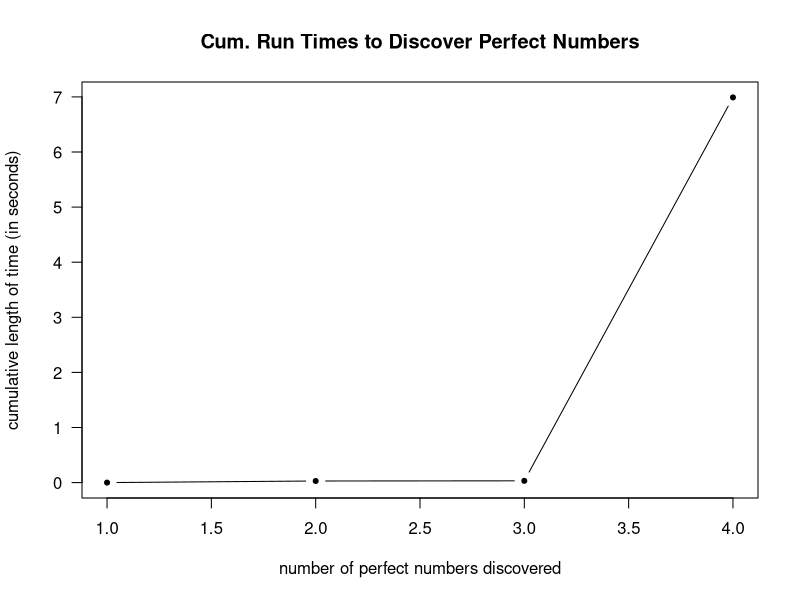

Write the R code that produced this figure.
## ---- chunk 1
knitr::opts_chunk$set(echo = TRUE)
## ---- chunk 2
class(state.name)
## ---- chunk 3
class(state.area)
## ---- chunk 4
class(state.region)
## ---- chunk 5
# Set the longest state name to be the first value in the vector 
longest_state <- state.name[1]

# For each value in the state.name vector, if the length of the state name is greater than 
# the longest state name determined, replace the longest state variable 
for(i in 1:length(state.name)){
  temp_length <- nchar(state.name[i])
  if(temp_length > nchar(longest_state)) longest_state <- state.name[i]
}

# Print result
paste("The longest state name is", longest_state,"and it is", nchar(longest_state), "characters long.", sep = " ")
## ---- chunk 6
# Create an empty vector to store areas that fulfull the requirement
new_states <- c()

# For each state name, if it contains the word New at the beginning, 
# store its name in the above vector by concatement 
for(i in 1:length(state.name)){
  if(substr(state.name[i], start = 1, stop = 3) == "New") 
    new_states <- c(new_states, i)
}

# Default area = 0
area <- 0

# For each state name in the vector, add its area to the aggregating variable 
for(i in 1:length(new_states)) area <- area + state.area[new_states[i]]

# Compute average 
avg_area <- area / length(new_states)

# Print result 
paste("The average area of the states which contain the word New at the start of the state name is", avg_area, "sq. miles.", sep = " ")
## ---- chunk 7
# Import knitr
library(knitr)

# Use kable() to print table of number of states per region in an aesthetic manner 
kable(table(state.region), caption="Number of States per Region")
## ---- chunk 8
# Create counter for number of perfect numbers to find
nums.perfect <- 2
count <- 0
iter <- 2

# Keep running until the designated number of perfect numbers is found
while(count < nums.perfect){
  
  # Set 1 to be the starting divisor 
  divisor <- 1
  
  # Fom 2 onwards, look for possible divisors of a number and add it to a vector if so
  # Stop when it approaches the number minus 1
  for(i in 2:(iter-1)){
    if(iter%%i==0) divisor <- c(divisor, i)
  } # end for loop
  
  # If the sum of the divisors is equal to the number being tested, it is a perfect number 
  # Print the value and then increment number of perfect numbers found
  if(sum(divisor)==iter){
    print(paste(iter, " is a perfect number", sep=""))
    count <- count + 1
  } # end if 
  
  # Increment to the next number to be tested 
  iter <- iter + 1
} #end while loop

## ---- chunk 9
# A function that looks for a variable number of perfect numbers and store them in a vector. 
perfect_numbers <- function(x){
  
  # Create counter for number of perfect numbers to find
  nums.perfect <- x
  count <- 0
  iter <- 2
  
  # Create vector to store perfect numbers
  perfect_nums <- c()

  # Keep running until the designated number of perfect numbers is found
  while(count < nums.perfect){
  
    # Set 1 to be the starting divisor 
    divisor <- 1
  
    # From 2 onwards, look for possible divisors of a number and add it to a vector if so
    # Stop when it approaches the number minus 1
    for(i in 2:(iter-1)){
      if(iter%%i==0) divisor <- c(divisor, i)
    } # end for loop
  
    # If the sum of the divisors is equal to the number being tested, it is a perfect number 
    # Append to list of perfect numbers
    if(sum(divisor)==iter){
      perfect_nums <- c(perfect_nums, iter)
      count <- count + 1
    } # end if 
    
    # Increment to the next number to be tested 
    iter <- iter + 1
  } #end while loop
  perfect_nums
}

# Store time durations in vector 
duration <- rep(0,4)

# Get time duration for 4 runs of perfect_numbers from nums.perfect = 1 to 4
for(i in 1:4){
  start_time <- Sys.time()
  perfect_numbers(i)
  end_time <- Sys.time()
  duration[i] <- round(end_time - start_time, digits = 3)
}
## ---- chunk 10
# Bind vector of time duration with the respective column of 
# perfect numbers to find into a nice table 
run_times <- cbind(seq(1,4,1), duration)
colnames(run_times) <- c("num.perfect", "duration in seconds")
run_times
## ---- chunk 11
perfect_numbers(4)
## ---- chunk 12
x <- 1:4
y <- duration
plot(x, y, pch=20, type="b", 
     xlab="number of perfect numbers discovered", 
     ylab="cumulative length of time (in seconds)",
     main="Cum. Run Times to Discover Perfect Numbers", 
     las=TRUE)
## ---- chunk 13
# Function to conpute the geometric mean of a numeric vector 
geometric_mean <- function(v){
  
  # Removes all NA values from given vector 
  v <- v[!is.na(v)]
  
  # Initialize the product to be 1
  g_prod <- 1
  
  # For each value in the vector, check if less than 0
  # If yes, then return error message
  # Otherwise, multiple its value by the product variable 
  for(i in v){
    
    if(i < 0) return(paste("Not computable because there are non-positives values."))
    
    else g_prod <- g_prod * i 
  }
  
  # Return geometric mean 
  g_prod^(1/length(v))
}
## ---- chunk 14
# Test cases for geometric mean function 

geometric_mean(c(NA, 4, 67, 3))
geometric_mean(c(0, NA, 6))
geometric_mean(c(67, 3, Inf))
geometric_mean(c(-Inf, 67, 3))
